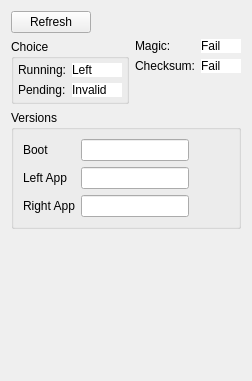
          <widget class="QWidget" name="Packages">
           <attribute name="title">
            <string>Info</string>
           </attribute>
           <layout class="QVBoxLayout" name="verticalLayout_10">
            <item>
             <layout class="QHBoxLayout" name="horizontalLayout_24">
              <item>
               <widget class="QPushButton" name="Refresh">
                <property name="text">
                 <string>Refresh</string>
                </property>
               </widget>
              </item>
              <item>
               <spacer name="horizontalSpacer_16">
                <property name="orientation">
                 <enum>Qt::Horizontal</enum>
                </property>
                <property name="sizeHint" stdset="0">
                 <size>
                  <width>40</width>
                  <height>20</height>
                 </size>
                </property>
               </spacer>
              </item>
             </layout>
            </item>
            <item>
             <layout class="QHBoxLayout" name="horizontalLayout_23">
              <item>
               <widget class="QGroupBox" name="groupBox_3">
                <property name="title">
                 <string>Choice</string>
                </property>
                <layout class="QFormLayout" name="formLayout">
                 <property name="leftMargin">
                  <number>4</number>
                 </property>
                 <property name="topMargin">
                  <number>4</number>
                 </property>
                 <property name="rightMargin">
                  <number>4</number>
                 </property>
                 <property name="bottomMargin">
                  <number>4</number>
                 </property>
                 <item row="0" column="0">
                  <widget class="QLabel" name="label_33">
                   <property name="text">
                    <string>Running:</string>
                   </property>
                  </widget>
                 </item>
                 <item row="0" column="1">
                  <widget class="QLabel" name="runningChoiceStatus">
                   <property name="minimumSize">
                    <size>
                     <width>50</width>
                     <height>0</height>
                    </size>
                   </property>
                   <property name="styleSheet">
                    <string notr="true">background-color: rgb(255, 255, 255);</string>
                   </property>
                   <property name="text">
                    <string>Left</string>
                   </property>
                  </widget>
                 </item>
                 <item row="1" column="0">
                  <widget class="QLabel" name="label_34">
                   <property name="text">
                    <string>Pending:</string>
                   </property>
                  </widget>
                 </item>
                 <item row="1" column="1">
                  <widget class="QLabel" name="pendingChoiceStatus">
                   <property name="minimumSize">
                    <size>
                     <width>50</width>
                     <height>0</height>
                    </size>
                   </property>
                   <property name="styleSheet">
                    <string notr="true">background-color: rgb(255, 255, 255);</string>
                   </property>
                   <property name="text">
                    <string>Invalid</string>
                   </property>
                  </widget>
                 </item>
                </layout>
               </widget>
              </item>
              <item>
               <layout class="QFormLayout" name="formLayout_2">
                <item row="0" column="0">
                 <widget class="QLabel" name="label_35">
                  <property name="text">
                   <string>Magic:</string>
                  </property>
                 </widget>
                </item>
                <item row="0" column="1">
                 <widget class="QLabel" name="magicStatus">
                  <property name="styleSheet">
                   <string notr="true">background-color: rgb(255, 255, 255);</string>
                  </property>
                  <property name="text">
                   <string>Fail</string>
                  </property>
                 </widget>
                </item>
                <item row="1" column="0">
                 <widget class="QLabel" name="label_36">
                  <property name="text">
                   <string>Checksum:</string>
                  </property>
                 </widget>
                </item>
                <item row="1" column="1">
                 <widget class="QLabel" name="checksumStatus">
                  <property name="styleSheet">
                   <string notr="true">background-color: rgb(255, 255, 255);</string>
                  </property>
                  <property name="text">
                   <string>Fail</string>
                  </property>
                 </widget>
                </item>
               </layout>
              </item>
             </layout>
            </item>
            <item>
             <widget class="QGroupBox" name="groupBox_4">
              <property name="title">
               <string>Versions</string>
              </property>
              <layout class="QHBoxLayout" name="horizontalLayout_25">
               <item>
                <layout class="QGridLayout" name="gridLayout_4">
                 <item row="0" column="0">
                  <widget class="QLabel" name="label_25">
                   <property name="text">
                    <string>Boot</string>
                   </property>
                  </widget>
                 </item>
                 <item row="0" column="1">
                  <widget class="QLineEdit" name="bootVersion"/>
                 </item>
                 <item row="1" column="0">
                  <widget class="QLabel" name="label_30">
                   <property name="text">
                    <string>Left App</string>
                   </property>
                  </widget>
                 </item>
                 <item row="1" column="1">
                  <widget class="QLineEdit" name="leftAppVersion"/>
                 </item>
                 <item row="2" column="0">
                  <widget class="QLabel" name="label_31">
                   <property name="text">
                    <string>Right App</string>
                   </property>
                  </widget>
                 </item>
                 <item row="2" column="1">
                  <widget class="QLineEdit" name="rightAppVersion"/>
                 </item>
                </layout>
               </item>
               <item>
                <spacer name="horizontalSpacer_17">
                 <property name="orientation">
                  <enum>Qt::Horizontal</enum>
                 </property>
                 <property name="sizeHint" stdset="0">
                  <size>
                   <width>40</width>
                   <height>20</height>
                  </size>
                 </property>
                </spacer>
               </item>
              </layout>
             </widget>
            </item>
            <item>
             <spacer name="verticalSpacer_2">
              <property name="orientation">
               <enum>Qt::Vertical</enum>
              </property>
              <property name="sizeHint" stdset="0">
               <size>
                <width>20</width>
                <height>141</height>
               </size>
              </property>
             </spacer>
            </item>
           </layout>
          </widget>
